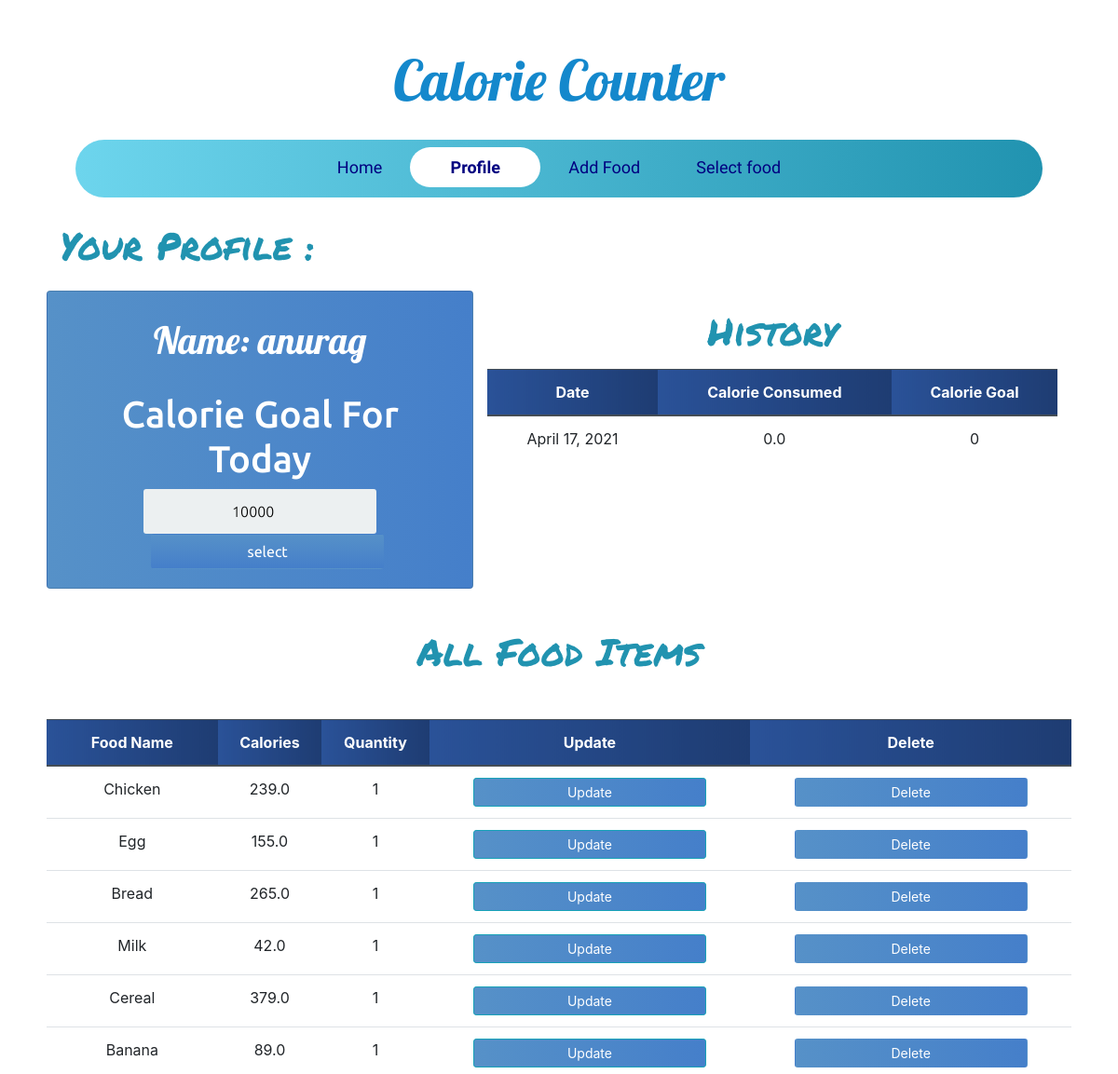
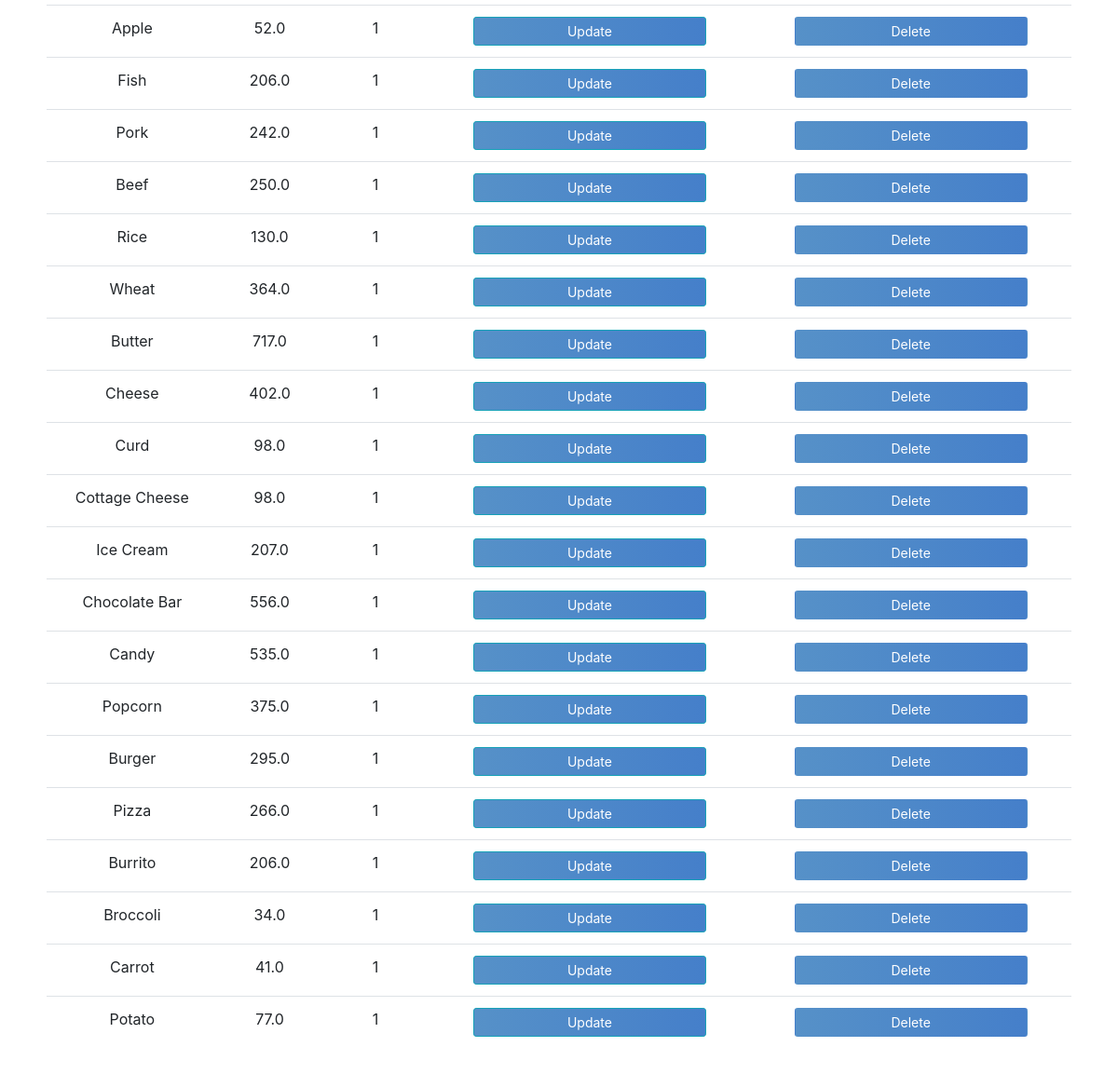
Page /profile/ (signed in) on the committed database (2 pictures, top to bottom).
### calories/models.py (models this page shows, shortened)
class Profile(models.Model):
	person_of = models.ForeignKey(User,null=True,on_delete=models.CASCADE)
	calorie_count = models.FloatField(default=0,null=True,blank=True)
	food_selected = models.ForeignKey(Food,on_delete=models.CASCADE,null=True,blank=True)
	quantity = models.FloatField(default=0)
	total_calorie = models.FloatField(default=0,null=True)
	date = models.DateField(auto_now_add = True)
	calorie_goal = models.PositiveIntegerField(default=0)
	all_food_selected_today = models.ManyToManyField(Food,through='PostFood',related_name='inventory')

class Food(models.Model):
	name = models.CharField(max_length=200 ,null=False)
	quantity = models.PositiveIntegerField(null=False,default=0)
	calorie = models.FloatField(null=False,default=0)
	person_of = models.ForeignKey(User,null=True,on_delete=models.CASCADE)

### calories/views.py (the view)
# urls.py: path('profile/',ProfilePage,name='profile'),
@login_required
def ProfilePage(request):
	person = Profile.objects.filter(person_of=request.user).last()
	food_items = Food.objects.filter(person_of=request.user)
	form = ProfileForm(instance=person)
	if request.method == 'POST':
		form = ProfileForm(request.POST,instance=person)
		if form.is_valid():
			form.save()
			return redirect('profile')
	else:
		form = ProfileForm(instance=person)
	some_day_last_week = timezone.now().date() -timedelta(days=7)
	records=Profile.objects.filter(date__gte=some_day_last_week,date__lt=timezone.now().date(),person_of=request.user)
	context = {'form':form,'food_items':food_items,'records':records}
	return render(request, 'profile.html',context)

### calories/forms.py
class ProfileForm(forms.ModelForm):
	class Meta:
		model = Profile
		fields = ('calorie_goal',)

### templates/profile.html (shortened to what this page needs)
{% extends 'base.html' %}
{% block content %}
<div class="container-fluid">
    <h1 class="headline">Your Profile :</h1>
        <div class="row mt-4 mb-4">
            <div class="col-lg-5 card card-body">
            <div class="app-title">
                <h1 class="text-center profile-text mt-2">Name: {{ request.user }} </h1>
            </div>
            <form method="POST" action="" class="login-form pt-4">
                {% for field in form %}
                <h1>Calorie Goal For Today</h1>
                {{ field }}
                {% endfor %}
                <input class="btn login_btn profile-submit ml-3" type="submit" value="select">
            </form>
        </div>
        <div class="col-lg-7">
        <h1 class="text-center headline pb-2">History</h1>
        <table class="table text-center">
            <thead class="thead-dark">
                <tr>
                    <th scope="col">Date</th>
                    <th scope="col">Calorie Consumed</th>
                    <th scope="col">Calorie Goal</th>
                </tr>
            </thead>
            <tbody>
                {% for record in records %}
                <tr>
                    <td>{{ record.date }}</td>
                    <td>{{ record.total_calorie }}</td>
                    <td>{{ record.calorie_goal }}</td>
                </tr>
                {% endfor %}
            </tbody>
        </table>
    </div>
     </div>
    <h1 class="text-center headline">All Food Items</h1>
     <div class="row mt-5">
      <table class="table text-center">
            <thead class="thead-dark">
                <tr>
                    <th scope="col">Food Name</th>
                    <th scope="col">Calories</th>
                    <th scope="col">Quantity</th>
                    <th scope="col">Update</th>
                    <th scope="col">Delete</th>
                </tr>
            </thead>
            <tbody>
                {% for food in food_items %}
                <tr>
                    <td>{{ food.name }}</td>
                    <td>{{ food.calorie }}</td>
                    <td>{{ food.quantity }}</td>
                    <td><a class="btn btn-sm btn-info" href="{% url 'update_food' food.id %}">Update</a></td>
                    <td><a class="btn btn-sm " href="{% url 'delete_food' food.id %}">Delete</a></td>
                </tr>
                {% endfor %}
            </tbody>
        </table>
    </div>
</div>
{% endblock content %}

### static/css/base.css (style rules this page uses)
a { text-decoration:none !important; }
body { font-family: Arial; background-color: #3498DB; padding: 50px; }
.app-title { text-align: center; color: #777; }
.login-form { text-align: center; }
input { text-align: center; background-color: #ECF0F1; border: 2px solid transparent; border-radius: 3px; font-size: 16px; font-weight: 200; padding: 10px 0; width: 250px; transition: border .5s; }
.btn { background: #457fca; background: -webkit-linear-gradient(to right, #5691c8, #457fca); background: linear-gradient(to right, #5691c8, #457fca); color: white !important; font-size: 16px; line-height: 25px; padding: 10px 0; text-decoration: none; text-shadow: none; border-radius: 3px; box-shadow: none; transition: 0.25s; display: block; width: 250px; margin: 0 auto; }
.card { background: #457fca; background: -webkit-linear-gradient(to right, #5691c8, #457fca); background: linear-gradient(to right, #5691c8, #457fca); color:white; }
.card::before, .card::after { position: absolute; top: 0; right: 0; bottom: 0; left: 0; transform: scale3d(0, 0, 1); transition: transform .3s ease-out 0s; background: rgba(255, 255, 255, 0.1); content: ''; pointer-events: none; }
.card::before { transform-origin: left top; }
.card::after { transform-origin: right bottom; }
th { background: #1e3c72; background: -webkit-linear-gradient(to right, #2a5298, #1e3c72); background: linear-gradient(to right, #2a5298, #1e3c72); }
.card { font-family: 'Grandstander', cursive; font-family: 'Ubuntu', sans-serif; }
.headline { font-family: 'Permanent Marker', cursive; padding-top:20px; color: #2193b0; color: -webkit-linear-gradient(to right, #6dd5ed, #2193b0); color: linear-gradient(to right, #6ded6d, #2193b0); }
.profile-text { color:white; font-family: 'Lobster', cursive; }
.table { background-color: white; color: #18AD7C; }
.profile-submit { background: #457fca; background: -webkit-linear-gradient(to bottom, #5691c8, #457fca); background: linear-gradient(to bottom, #5691c8, #457fca); }

### rows in the picture
Profile: form "10000"
Profile: date "April 17, 2021", total_calorie "0.0", calorie_goal "0"
Food: name "Chicken", calorie "239.0", quantity "1"
Food: name "Egg", calorie "155.0", quantity "1"
Food: name "Bread", calorie "265.0", quantity "1"
Food: name "Milk", calorie "42.0", quantity "1"
Food: name "Cereal", calorie "379.0", quantity "1"
Food: name "Banana", calorie "89.0", quantity "1"
Food: name "Apple", calorie "52.0", quantity "1"
Food: name "Fish", calorie "206.0", quantity "1"
Food: name "Pork", calorie "242.0", quantity "1"
Food: name "Beef", calorie "250.0", quantity "1"
Food: name "Rice", calorie "130.0", quantity "1"
Food: name "Wheat", calorie "364.0", quantity "1"
Food: name "Butter", calorie "717.0", quantity "1"
Food: name "Cheese", calorie "402.0", quantity "1"
Food: name "Curd", calorie "98.0", quantity "1"
Food: name "Cottage Cheese", calorie "98.0", quantity "1"
Food: name "Ice Cream", calorie "207.0", quantity "1"
Food: name "Chocolate Bar", calorie "556.0", quantity "1"
Food: name "Candy", calorie "535.0", quantity "1"
Food: name "Popcorn", calorie "375.0", quantity "1"
Food: name "Burger", calorie "295.0", quantity "1"
Food: name "Pizza", calorie "266.0", quantity "1"
Food: name "Burrito", calorie "206.0", quantity "1"
Food: name "Broccoli", calorie "34.0", quantity "1"
Food: name "Carrot", calorie "41.0", quantity "1"
Food: name "Potato", calorie "77.0", quantity "1"

### other values in the picture
{{ request.user }} "anurag"
